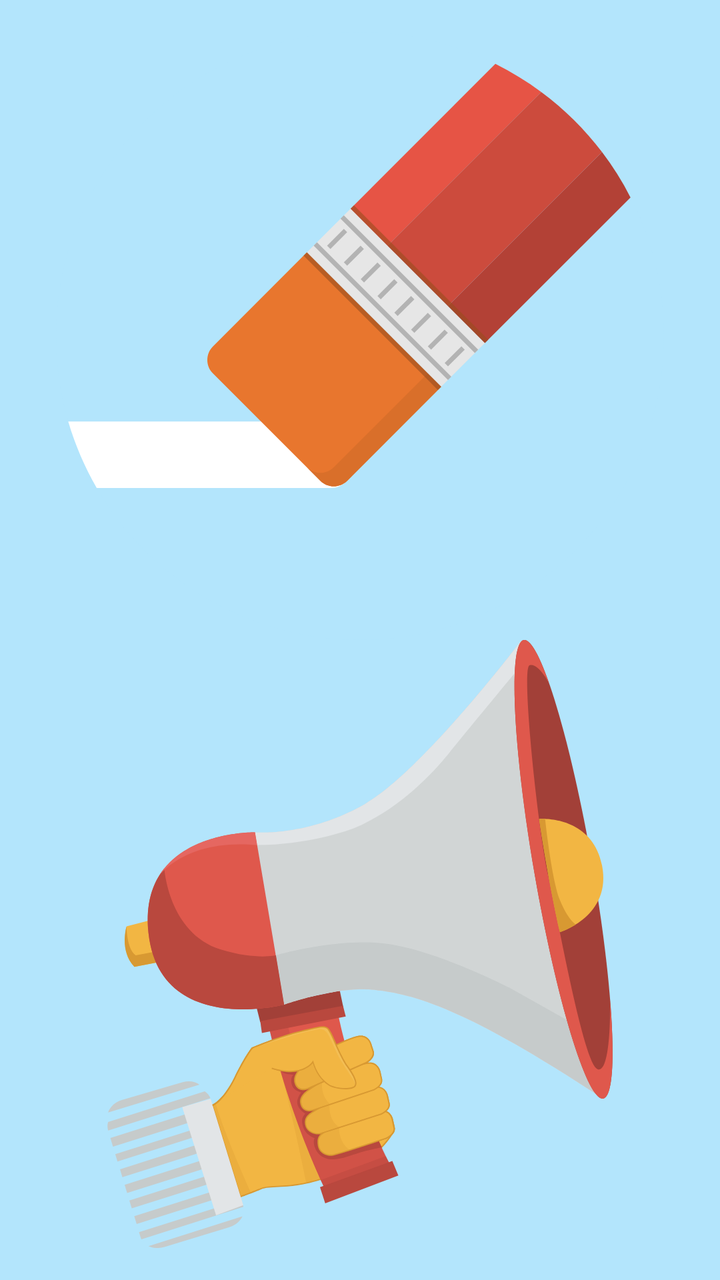
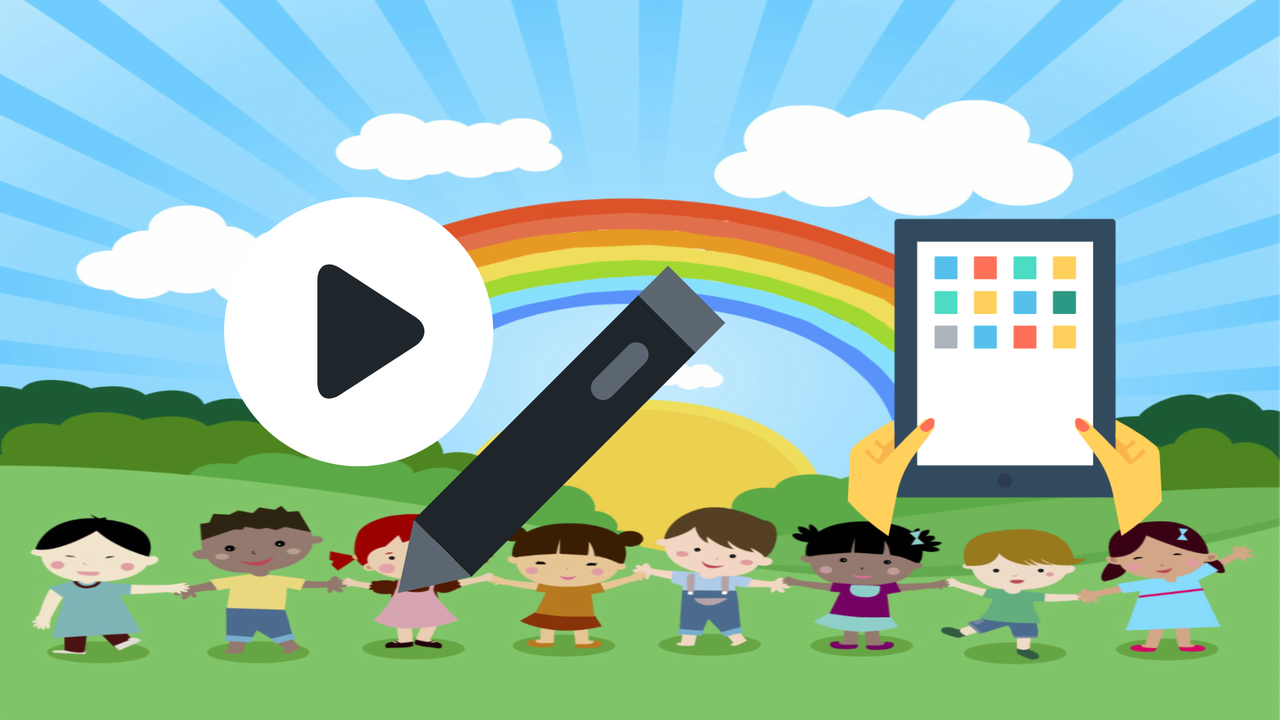

Compare how this app lays out the same screen by default and in its alternative resource folder. The renders come first, then the two layout files and the values they reference.
<!-- AndroidManifest.xml: application theme AppTheme -->
<!-- res/layout/content_main.xml -->
<?xml version="1.0" encoding="utf-8"?>
<RelativeLayout xmlns:android="http://schemas.android.com/apk/res/android"
    xmlns:app="http://schemas.android.com/apk/res-auto"
    xmlns:tools="http://schemas.android.com/tools"
    android:id="@+id/content_main"
    android:layout_width="match_parent"
    android:layout_height="match_parent"
    android:background="@color/colorPrimary_light"
    android:paddingBottom="@dimen/activity_horizontal_margin"
    android:paddingLeft="@dimen/activity_horizontal_margin"
    android:paddingRight="@dimen/activity_horizontal_margin"
    android:paddingTop="@dimen/activity_vertical_margin"
    app:layout_behavior="@string/appbar_scrolling_view_behavior"
    tools:context="com.enterprises.devare.amaac_avanzaado.controlador.activitys.MainActivity"
    tools:showIn="@layout/app_bar_main">

    <LinearLayout
        android:layout_width="match_parent"
        android:layout_height="match_parent"
        android:orientation="vertical"
        tools:ignore="UselessParent">

        <ImageView
            android:id="@+id/iv_main_iniciar_nivel"
            android:layout_width="match_parent"
            android:layout_height="match_parent"
            android:layout_weight=".5"
            app:srcCompat="@drawable/ic_comunicador_delete_3"
            tools:ignore="ContentDescription" />

        <ImageView
            android:id="@+id/iv_main_iniciar_comunicador"
            android:layout_width="match_parent"
            android:layout_height="match_parent"
            android:layout_weight=".5"
            android:clickable="true"
            app:srcCompat="@drawable/ic_toast_megaphone_2"
            tools:ignore="ContentDescription" />

    </LinearLayout>

</RelativeLayout>
<!-- res/layout/app_bar_main.xml (included above) -->
<?xml version="1.0" encoding="utf-8"?>
<android.support.design.widget.CoordinatorLayout xmlns:android="http://schemas.android.com/apk/res/android"
    xmlns:app="http://schemas.android.com/apk/res-auto"
    xmlns:tools="http://schemas.android.com/tools"
    android:layout_width="match_parent"
    android:layout_height="match_parent"
    android:fitsSystemWindows="true"
    tools:context=".controlador.activitys.MainActivity">

    <android.support.design.widget.AppBarLayout
        android:layout_width="match_parent"
        android:layout_height="wrap_content"
        android:theme="@style/AppTheme.AppBarOverlay">

        <android.support.v7.widget.Toolbar
            android:id="@+id/toolbar"
            android:layout_width="match_parent"
            android:layout_height="?attr/actionBarSize"
            android:background="?attr/colorPrimary"
            app:popupTheme="@style/AppTheme.PopupOverlay" />

    </android.support.design.widget.AppBarLayout>

    <include layout="@layout/content_main" />


</android.support.design.widget.CoordinatorLayout>
<!-- resources referenced by this layout -->
<resources>
  <color name="colorPrimary_light">#B3E5FC</color>
  <dimen name="activity_horizontal_margin">16dp</dimen>
  <dimen name="activity_vertical_margin">16dp</dimen>
  <!-- drawable ic_comunicador_delete_3: vector/xml drawable (drawable, 2717 chars, omitted) -->
  <!-- drawable ic_toast_megaphone_2: vector/xml drawable (drawable, 18457 chars, omitted) -->
  <style name="AppTheme.AppBarOverlay" parent="ThemeOverlay.AppCompat.Dark.ActionBar" />
  <style name="AppTheme.PopupOverlay" parent="ThemeOverlay.AppCompat.Light" />
  <style name="AppTheme" parent="Theme.AppCompat.Light.DarkActionBar">
          
          <item name="colorPrimary">@color/colorPrimary</item>
          <item name="colorPrimaryDark">@color/colorPrimaryDark</item>
          <item name="colorAccent">@color/colorAccent</item>
      </style>
  <color name="colorPrimary">#03A9F4</color>
  <color name="colorPrimaryDark">#0288D1</color>
  <color name="colorAccent">#FF4081</color>
</resources>
<!-- res/layout-land/content_main.xml (the author's variant of the layout above) -->
<!-- drawn on the phone turned sideways -->
<?xml version="1.0" encoding="utf-8"?>
<RelativeLayout xmlns:android="http://schemas.android.com/apk/res/android"
    xmlns:app="http://schemas.android.com/apk/res-auto"
    xmlns:tools="http://schemas.android.com/tools"
    android:id="@+id/content_main"
    android:layout_width="match_parent"
    android:layout_height="match_parent"
    android:paddingBottom="@dimen/activity_vertical_margin"
    android:paddingLeft="@dimen/activity_horizontal_margin"
    android:paddingRight="@dimen/activity_horizontal_margin"
    android:paddingTop="@dimen/activity_vertical_margin"
    android:background="@drawable/ic_background"
    app:layout_behavior="@string/appbar_scrolling_view_behavior"
    tools:context="com.enterprises.devare.amaac_avanzaado.controlador.activitys.MainActivity"
    tools:showIn="@layout/app_bar_main">

    <LinearLayout
        android:orientation="horizontal"
        android:layout_width="match_parent"
        android:layout_height="match_parent"
        android:weightSum="1"
        tools:ignore="UselessLeaf,UselessParent"
        android:layout_alignParentTop="true"
        >

        <ImageView
            android:id="@+id/iv_main_iniciar_nivel"
            android:layout_width="match_parent"
            android:layout_height="match_parent"
            android:layout_weight=".4"
            app:srcCompat="@drawable/ic_launcher_play_200dp"
            tools:ignore="ContentDescription,RtlHardcoded,RtlSymmetry"
            />

        <ImageView
            android:id="@+id/iv_main_iniciar_comunicador"
            android:layout_width="match_parent"
            android:layout_height="match_parent"
            app:srcCompat="@drawable/ic_launcher_creador_frases_200dp"
            android:layout_weight=".6"
            tools:ignore="ContentDescription,RtlHardcoded,RtlSymmetry"
            android:onClick="launch_tablero_de_comunicacion"
            android:padding="@dimen/activity_horizontal_margin"
            />




</LinearLayout>
</RelativeLayout>
<!-- res/layout/content_main.xml (included above) -->
<?xml version="1.0" encoding="utf-8"?>
<RelativeLayout xmlns:android="http://schemas.android.com/apk/res/android"
    xmlns:app="http://schemas.android.com/apk/res-auto"
    xmlns:tools="http://schemas.android.com/tools"
    android:id="@+id/content_main"
    android:layout_width="match_parent"
    android:layout_height="match_parent"
    android:background="@color/colorPrimary_light"
    android:paddingBottom="@dimen/activity_horizontal_margin"
    android:paddingLeft="@dimen/activity_horizontal_margin"
    android:paddingRight="@dimen/activity_horizontal_margin"
    android:paddingTop="@dimen/activity_vertical_margin"
    app:layout_behavior="@string/appbar_scrolling_view_behavior"
    tools:context="com.enterprises.devare.amaac_avanzaado.controlador.activitys.MainActivity"
    tools:showIn="@layout/app_bar_main">

    <LinearLayout
        android:layout_width="match_parent"
        android:layout_height="match_parent"
        android:orientation="vertical"
        tools:ignore="UselessParent">

        <ImageView
            android:id="@+id/iv_main_iniciar_nivel"
            android:layout_width="match_parent"
            android:layout_height="match_parent"
            android:layout_weight=".5"
            app:srcCompat="@drawable/ic_comunicador_delete_3"
            tools:ignore="ContentDescription" />

        <ImageView
            android:id="@+id/iv_main_iniciar_comunicador"
            android:layout_width="match_parent"
            android:layout_height="match_parent"
            android:layout_weight=".5"
            android:clickable="true"
            app:srcCompat="@drawable/ic_toast_megaphone_2"
            tools:ignore="ContentDescription" />

    </LinearLayout>

</RelativeLayout>
<!-- resources referenced by the variant -->
<!-- as the phone turned sideways resolves them -->
<resources>
  <color name="colorPrimary_light">#B3E5FC</color>
  <dimen name="activity_horizontal_margin">16dp</dimen>
  <dimen name="activity_vertical_margin">16dp</dimen>
  <!-- drawable ic_background: vector/xml drawable (drawable, 150211 chars, omitted) -->
  <!-- drawable ic_comunicador_delete_3: vector/xml drawable (drawable, 2717 chars, omitted) -->
  <!-- drawable ic_launcher_creador_frases_200dp: vector/xml drawable (drawable, 5727 chars, omitted) -->
  <!-- drawable ic_launcher_play_200dp (drawable) -->
  <vector android:height="200dp" android:viewportHeight="398.489"
      android:viewportWidth="398.489" android:width="200dp" xmlns:android="http://schemas.android.com/apk/res/android">
      <path android:fillColor="@color/colorPrimary_alpha_launcher" android:pathData="M0,283.1c0,12.8 10.5,23.3 23.3,23.3h291c12.8,0 23.3,-10.5 23.3,-23.3V80.9c0,-12.8 -10.5,-23.3 -23.3,-23.3H23.3C10.5,57.6 0,68.1 0,80.9V283.1z"/>
      <path android:fillColor="@color/colorPrimary_alpha_launcher" android:pathData="M344.5,283.1c0,12.8 -10.5,23.3 -23.3,23.3H30.3c-12.8,0 -23.3,-10.5 -23.3,-23.3V80.9c0,-12.8 10.5,-23.3 23.3,-23.3h291c12.8,0 23.3,10.5 23.3,23.3V283.1z"/>
      <path android:fillColor="#FFFFFF" android:pathData="M175.7,182m-81.7,0a81.7,81.7 0,1 1,163.5 0a81.7,81.7 0,1 1,-163.5 0"/>
      <path android:fillColor="#1E252B" android:pathData="M164.2,220.5c-7.4,4.8 -13.5,1.5 -13.5,-7.4v-62.4c0,-8.9 6.1,-12.2 13.5,-7.4l46,29.8c7.4,4.8 7.4,12.7 0,17.5L164.2,220.5z"/>
      <path android:fillColor="#1E252B" android:pathData="M244.2,331l-34.8,-34.8l136.3,-136.3l34.8,34.8z"/>
      <path android:fillColor="#5C6670" android:pathData="M329.5,221.4c-2.9,2.9 -7.6,2.9 -10.5,0c-2.9,-2.9 -2.9,-7.6 0,-10.5l20.2,-20.2c2.9,-2.9 7.6,-2.9 10.5,0c2.9,2.9 2.9,7.6 0,10.5L329.5,221.4z"/>
      <path android:fillColor="#5C6670" android:pathData="M199.5,340.9l9.8,-44.7l34.8,34.8z"/>
      <path android:fillColor="#5C6670" android:pathData="M380.4,194.8l-34.8,-34.8l18.1,-18.1l34.8,34.8z"/>
  </vector>
  <!-- drawable ic_toast_megaphone_2: vector/xml drawable (drawable, 18457 chars, omitted) -->
  <style name="AppTheme.AppBarOverlay" parent="ThemeOverlay.AppCompat.Dark.ActionBar" />
  <style name="AppTheme.PopupOverlay" parent="ThemeOverlay.AppCompat.Light" />
  <style name="AppTheme" parent="Theme.AppCompat.Light.DarkActionBar">
          
          <item name="colorPrimary">@color/colorPrimary</item>
          <item name="colorPrimaryDark">@color/colorPrimaryDark</item>
          <item name="colorAccent">@color/colorAccent</item>
      </style>
  <color name="colorPrimary">#03A9F4</color>
  <color name="colorPrimaryDark">#0288D1</color>
  <color name="colorAccent">#FF4081</color>
</resources>
